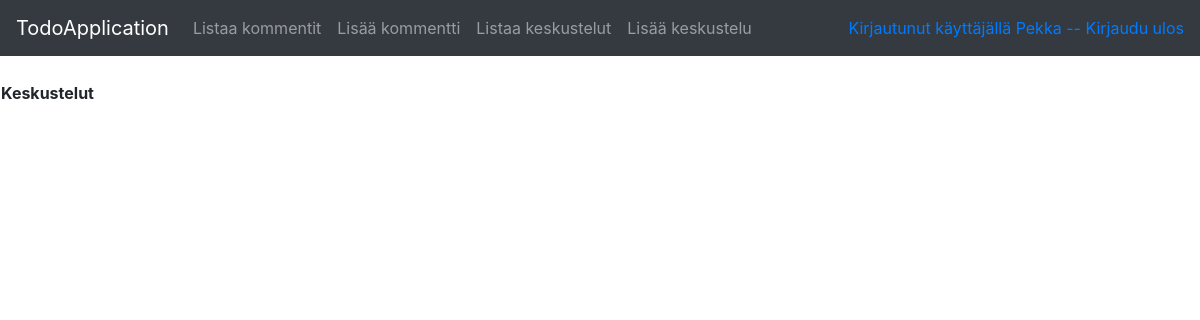
Page /conversations (signed in) on the earlier database version.
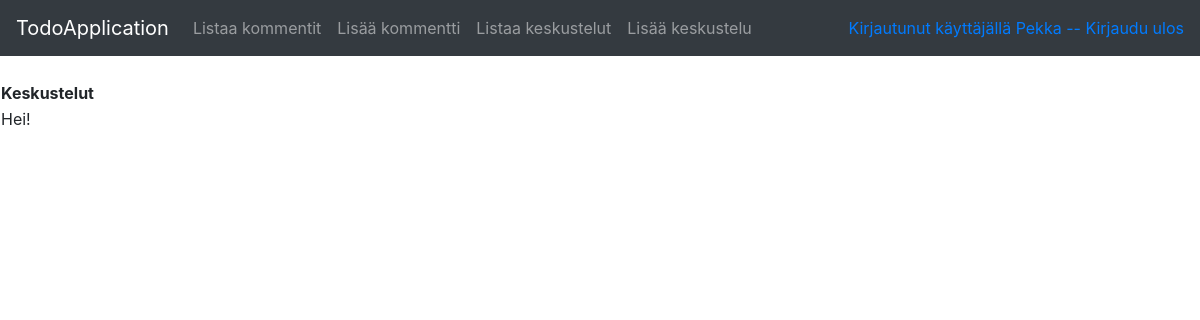
Same page on the later database version.
### application/conversations/models.py (models this page shows, shortened)
class Conversation(Base):
    __tablename__ = "conversation"
    name = db.Column(db.String(144), nullable=False)

### application/conversations/views.py (the view)
@app.route("/conversations", methods=["GET"])
def conversations_index():
    return render_template("conversations/list.html", conversations = Conversation.query.all())

### application/__init__.py (called while the page is built)
@login_manager.user_loader
def load_user(user_id):
    return User.query.get(user_id)

### application/templates/conversations/list.html
{% extends "layout.html" %}
{% block body %}
  <table>
    <tr>
      <th>Keskustelut</th>
      <th></th>
    </tr>
    {% for conversation in conversations %}
    <tr>
      <td>{{ conversation.name }}</td>
    </tr>
    {% endfor %}
  </table>
{% endblock %}

Differences in the rows shown:
added Conversation: name "Hei!"
